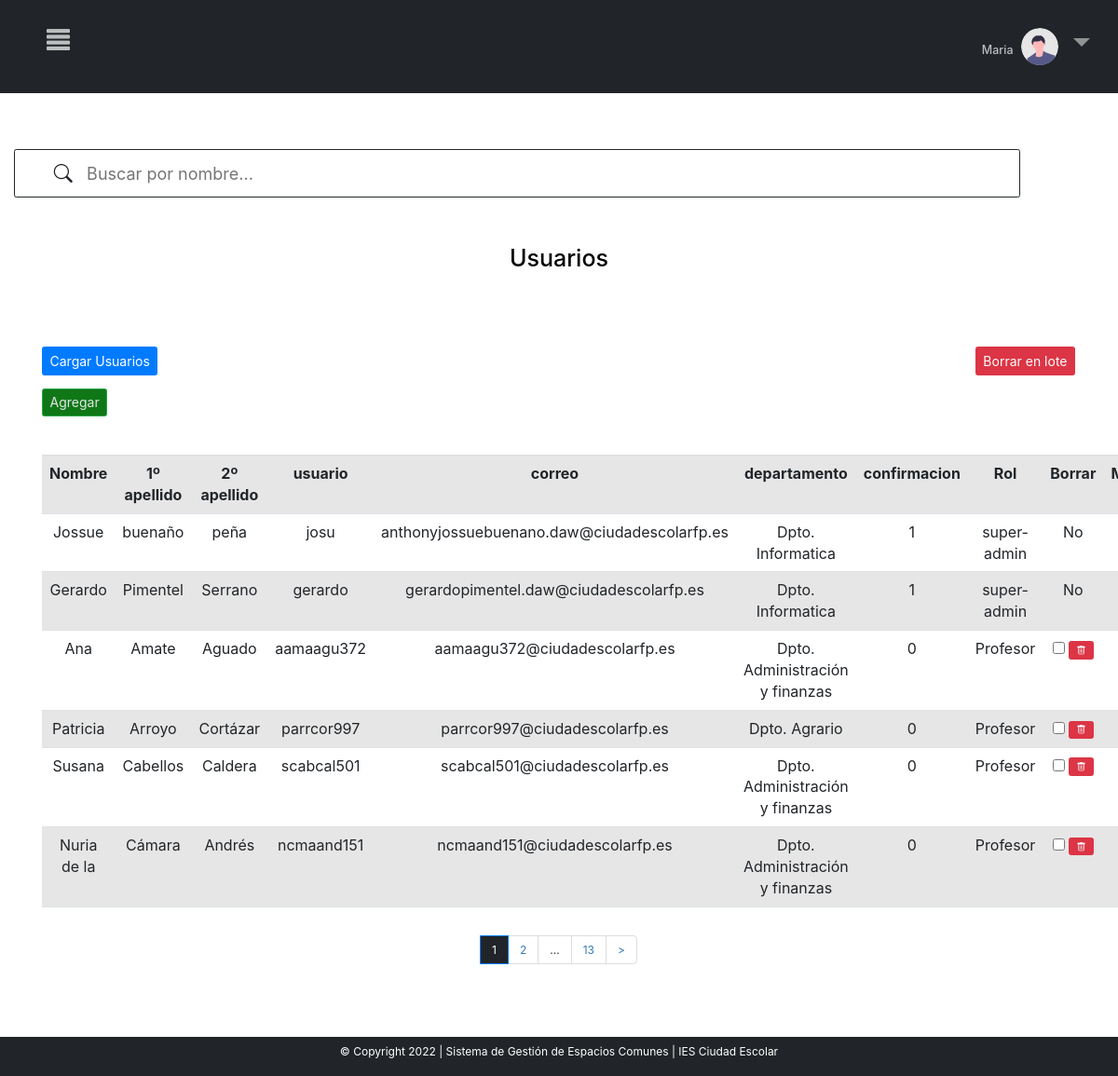
Screenshot of /MVC_proyectofinal/inicio.php?c=crudUsuarios&page=1 (signed in) with the database file from the repository.
### tables this page shows
CREATE TABLE `usuarios` (
  `id` int(11) UNSIGNED NOT NULL,
  `nombre` varchar(150) NOT NULL,
  `correo` varchar(150) NOT NULL,
  `primerApellido` varchar(50) NOT NULL,
  `segundoApellido` varchar(50) NOT NULL,
  `usuario` varchar(50) NOT NULL,
  `puesto` varchar(250) NOT NULL,
  `contra` varchar(150) NOT NULL,
  `confirmacion` tinyint(1) NOT NULL,
  `rol` int(6) UNSIGNED NOT NULL
);

CREATE TABLE `departamentos` (
  `puesto` varchar(250) NOT NULL,
  `departamento` varchar(250) NOT NULL
);

CREATE TABLE `roles` (
  `id` int(6) UNSIGNED NOT NULL,
  `nombre` varchar(30) NOT NULL,
  `crud_roles` tinyint(1) NOT NULL,
  `crud_usuarios` tinyint(1) NOT NULL,
  `crud_aulas` tinyint(1) NOT NULL,
  `crud_reservas` tinyint(1) NOT NULL,
  `crud_grupos` tinyint(1) NOT NULL,
  `crud_festivos` tinyint(1) NOT NULL,
  `estadisticas` tinyint(1) NOT NULL,
  `crud_configuracion` tinyint(1) NOT NULL,
  `crud_departamentos` tinyint(1) NOT NULL
);

### MVC_proyectofinal/controller/controller.php (called while the page is built, shortened)
<?php
require_once ("models/crud.php");
class Control{
    function __construct()
    {
        $this->crud=new Crud();
    }
    function crudUsuarios(){
        include_once ("views/crudUsuarios.php");
    }
}
?>

### MVC_proyectofinal/models/conexion.php (called while the page is built)
<?php
class Conexion{
    public function conexion(){
        try{
            $conexion=new PDO("mysql:host=localhost;dbname=sgec","root","");
            $conexion->setAttribute(PDO::ATTR_ERRMODE,PDO::ERRMODE_EXCEPTION);
            return $conexion;
        }
        catch(PDOException $e){
            echo $e->getMessage();
            return null;
        }
    }
}
?>

### MVC_proyectofinal/models/crud.php (called while the page is built, shortened)
<?php
include("conexion.php");
    ?>
    <?php
class Crud extends Conexion{
    private $conexion;
    function __construct()
    {
        $this->conexion=parent::conexion();
    }
    function crudUsuarios($opc,$iteams_pagina=null,$offset=null){
        if($opc==1){
            $sql="SELECT count(*) FROM usuarios";
            $consulta=$this->conexion->prepare($sql);
            $consulta->execute();
            $count=$consulta->fetch(PDO::FETCH_NUM);
            return $count;
        }
        elseif($opc==2){
            $sql="SELECT usuarios.id, usuarios.nombre as 'Nombre', usuarios.primerApellido as'1º apellido', usuarios.segundoApellido as '2º apellido', usuarios.usuario, usuarios.correo, departamentos.departamento, usuarios.confirmacion, usuarios.rol, roles.nombre as 'Rol'
            FROM usuarios
            INNER JOIN roles
            on usuarios.rol=roles.id
            INNER JOIN departamentos
            on usuarios.puesto=departamentos.puesto
            ORDER BY id ASC LIMIT ".$iteams_pagina." OFFSET ".$offset."";
            $consulta=$this->conexion->prepare($sql);
            $consulta->execute();
            $consult=$consulta->fetchAll(PDO::FETCH_ASSOC);
            $keys=array_keys($consult[0]);
            return array($consult,$keys);
        }
    }
}
?>

### MVC_proyectofinal/views/crudUsuarios.php (the view, shortened to what this page needs)
<html lang="en" style="    overflow-x: hidden;">
<head>
<link rel="stylesheet" href="https://cdn.jsdelivr.net/npm/bootstrap-icons@1.8.1/font/bootstrap-icons.css">
<link rel="stylesheet" href="libs/bootstrap-5.1.3-dist/css/bootstrap.min.css">
    <link rel="stylesheet" href="libs/cssc/login&check.css">
</head>
<body style="font-size:12px !important">
<?php include "menu.php";
$count=$this->crud->crudUsuarios(1);
$iteams_pagina=6;
$total_pages=ceil($count[0]/$iteams_pagina);
$page=0;
if(isset($_GET["page"]) && !empty($_GET["page"])){
    $page=$_GET["page"];
}else{
    $page=1;
}
$offset=($page-1) * $iteams_pagina;
$result=$this->crud->crudUsuarios(2,$iteams_pagina,$offset);
?>
<div class="row" style="margin-top:5%">
<?php include "barraBusquedaUsuarios/barra.php"; ?>
                <div class="col-md-12 ">
                <h1 style="color:black; text-align:center; margin-top:30px;margin-bottom:0%; background-color:white; margin-top:50px" >Usuarios</h1>
<?php
       echo '<div class="container" style="margin-top:80px">
       <div class="row">
                       <div class="col-md-12 ">';
                       echo "<form style='font-size:14px' action='' method='post' >
                            <input class='btn btn-primary' style='font-size:14px' type='submit' name='cargar' value='Cargar Usuarios'>
                            </form>";
        echo "<a href='?c=crudUsuarios&page=".$_GET['page']."&crear=1'><button name='crear' style='font-size:14px; margin-bottom:30px'  class='btn btn-success'> Agregar</button></a>  ";
       echo '<div class="table-responsive-sm">
       <table class="table table-striped bg-white table-hover" style="text-align: center; margin-top:1%">';
        echo "<tr >";
        foreach($result[1] as $indice){
            if($indice=="id"||$indice=="rol"){
            }else{
                echo "<th>".$indice."</th>";
            }
        }
        echo "<th>Borrar</th>";
        echo "<th>Modificar</th>";
        echo "</tr>";
        ?>
<form style='font-size:14px' action="?c=borrarUsuarios&pag=<?php echo $_GET["page"]?>" method="post">
<input type='submit' name='borrar' value='Borrar en lote' class='btn btn-danger' style="    float: right;
    font-size: 14px;
    position: absolute;
    right: 16px;
    top: 0px; " >
<?php
        foreach($result[0] as $indice=>$dato){
            foreach($dato as $x=>$y){
                if($x=="rol"||$x=="id"){
                }else{
                    echo "<td>".$y."</td>";
                }
            }
            ?>
            <?php if($dato["rol"]==1){?>
            <td>No</td>
            <td>No</td>
            <?php  }else{?>
            <td><input type="checkbox" name="eliminar[]" value="<?php echo $dato["id"]?>">
            <a class="dltBtn btn btn-danger" data-id="<?php echo $dato["id"]; ?>" data-page="<?php echo $_GET["page"]; ?>" href="javascript:void(0)"><i class="bi bi-trash"></i></a>
            </td>
            <td><button  title="Modificar" class="btn btn-primary" name="modificar" value="<?php echo $dato["id"] ?>"> <i class="bi bi-pencil-square"></i></button></td>
            <?php }?>
            <?php
            }
        ?>
           </table>
        </div>
        </div>
 <?php
echo "<br>";
?>
<div style="margin-bottom: 100px;
    display: flex;
    justify-content: center">
    <nav aria-label="...">
		<ul class="pagination">
            <li class="page-item active" >
				<?php for($i=0;$i<=$total_pages;$i++):
                    if($i==$_GET["page"]){
                    ?>
                    <a class="page-link" style="color: white!important;
                    background-color: #212529!important;" href="inicio.php?c=crudUsuarios&page=<?php echo $_GET['page']?>"><?php echo $i ?></a>
                    </li>
                    <li class="page-item" style="<?php echo $i==$total_pages ? 'display:none' : '' ?>">
                    <a class="page-link" href="inicio.php?c=crudUsuarios&page=<?php echo $_GET['page']+1?>"><?php echo $i+1 ?></a>
                    <li class="page-item" style="<?php echo $i==$total_pages||$i==($total_pages-1) ? 'display:none' : '' ?>"><a class="page-link">...</a></li>
                    <li class="page-item" style="<?php echo $i==$total_pages||$i==($total_pages-1) ? 'display:none' : '' ?>">
                    <a class="page-link" href="inicio.php?c=crudUsuarios&page=<?php echo $total_pages?>"><?php echo $total_pages ?></a>
				<?php }
                endfor ?>
                    </li>
                <li style="<?php echo $_GET['page']==$total_pages ? 'display:none' : '' ?>">
				<a class="page-link" href="inicio.php?c=crudUsuarios&page=<?php echo $_GET['page']+1?>">></a>
			</li>
		</ul>
    </nav>
</div>
</body>
</html>

### MVC_proyectofinal/inicio.php
<?php
include_once("controller/controller.php");
$control=new Control();
if(!isset($_REQUEST['c'])){
    $control->home();
}else{
    $action=$_REQUEST['c'];
    call_user_func(array($control,$action));
}
?>

### MVC_proyectofinal/views/menu.php (shortened to what this page needs)
<!DOCTYPE html>
<html lang="en" style="    overflow-x: hidden;">
<head>
<link rel="stylesheet" href="https://cdn.jsdelivr.net/npm/bootstrap-icons@1.8.1/font/bootstrap-icons.css">
<link href="https://cdn.jsdelivr.net/npm/bootstrap@5.1.3/dist/css/bootstrap.min.css" rel="stylesheet">
    <link rel="stylesheet" href="libs/bootstrap-5.1.3-dist/css/bootstrap.min.css">
    <link rel="stylesheet" href="libs/css/estilos.css">
<link rel="stylesheet" href="https://maxcdn.bootstrapcdn.com/bootstrap/3.3.7/css/bootstrap.min.css">
</head>
<body style="font-size:12px !important">
<div class="nav">
<span onclick="openNav()" class="menu">
<span class="glyphicon glyphicon-align-justify"></span>
</span>
<li class="nav-item dropdown no-arrow">
        <a class="nav-link dropdown-toggle" id="userDropdown" role="button"
            data-toggle="dropdown" aria-haspopup="true" aria-expanded="false">
            <h5 style="color: rgba(255, 255, 255, 0.7); display:inline-block" ><?php echo $_SESSION['nombre'];?></h5>
            <img class="img-profile rounded-circle" style="width:40px"
                src="libs/img/undraw_profile.svg" alt="avatar">
        </a>
    </li>
</div>
   <div class="footer">
       <p>© Copyright 2022 | Sistema de Gestión de Espacios Comunes | IES Ciudad Escolar</p>
</div>
</body>
</html>

### MVC_proyectofinal/views/barraBusquedaUsuarios/barra.php (shortened to what this page needs)
<html lang="en" style="    overflow-x: hidden;">
<head>
    <link rel="stylesheet" href="libs/bootstrap-5.1.3-dist/css/bootstrap.min.css">
    <link rel="stylesheet" href="libs/css/estilos.css">
    <link rel="stylesheet" href="https://cdn.jsdelivr.net/npm/bootstrap-icons@1.3.0/font/bootstrap-icons.css">
</head>
 <link rel="stylesheet" href="https://maxcdn.bootstrapcdn.com/bootstrap/4.0.0/css/bootstrap.min.css">
<div class="col-12" style="margin-left:15px">
<div class="rounded p-3 barra" style='border: 1px solid  #212529;'>
<i class="bi bi-search" style="font-size: 20px;padding-right: 10px;margin-left:3%;"></i>
<input type="text" id="search" placeholder="Buscar por nombre..."  style="width: 80%; font-size:18px; border:none"/>
</div>
</div>

### MVC_proyectofinal/libs/css/estilos.css (style rules this page uses)
.nav { text-align: center; }
.nav>li>a { background:none !important; font-size:30px !important }
.nav-link { color:#375458 }
th { text-align: center !important; }
li.page-item.active a.page-link { background-color: #1A3C40 !important; color:#708588 !important }
.btn.btn-success { background-color: #107717; color:#E2E7E7 }
.active, .accordion:hover { background-color: #ccc; }

### MVC_proyectofinal/views/menu.php (style rules this page uses)
body { overflow-x: hidden; }
.nav { display: flex; flex-direction: row; justify-content: center; width: 100%; background-color: #212529; padding: 20px; color: rgba(255, 255, 255, 0.5); }
li.nav-item { float: right; right: 0px; top: 0px; position: absolute !important; margin: 15px; }
.menu { position: absolute; top: 30px; left: 20px; margin:0px 15px !important; color: rgba(255, 255, 255, 0.7) !important }
.footer { background-color: #212529; position:fixed; bottom:0px; left:0px; right:0px; padding:7px; text-align:center; z-index:4; color:white; margin-top: 5% !important; }
@media only screen 
        and (min-device-width: 320px) 
        and (max-device-width: 812px) { .nav { padding:50px } }
.glyphicon { position: relative; top: 0px !important; margin-left: 15px; font-size: 25px; display: inline-block; font-family: 'Glyphicons Halflings'; font-style: normal; font-weight: 400; line-height: 1; -webkit-font-smoothing: antialiased; -moz-osx-font-smoothing: grayscale; }
body { font-family: "Lato", sans-serif; }
.dropdown { position: relative; display: inline-block; }

### MVC_proyectofinal/views/barraBusquedaUsuarios/barra.php (style rules this page uses)
.active, .accordion:hover { background-color: white; }
@media screen 
        and (min-device-width: 320px) 
        and (max-device-width: 812px) 
        and (-webkit-min-device-pixel-ratio: 1) { .barra { width: 90% !important; } }

### rows the page displays
usuarios: nombre "Jossue", primerApellido "buenaño", segundoApellido "peña", usuario "josu", correo "anthonyjossuebuenano.daw@ciudadescolarfp.es", departamentos.departamento "Dpto. Informatica", confirmacion "1", rol.nombre "super-admin", shows "No"
usuarios: nombre "Gerardo", primerApellido "Pimentel", segundoApellido "Serrano", usuario "gerardo", correo "gerardopimentel.daw@ciudadescolarfp.es", departamentos.departamento "Dpto. Informatica", confirmacion "1", rol.nombre "super-admin", shows "No"
usuarios: nombre "Ana", primerApellido "Amate", segundoApellido "Aguado", usuario "aamaagu372", correo "aamaagu372@ciudadescolarfp.es", departamentos.departamento "Dpto. Administración y finanzas", confirmacion "0", rol.nombre "Profesor"
usuarios: nombre "Patricia", primerApellido "Arroyo", segundoApellido "Cortázar", usuario "parrcor997", correo "parrcor997@ciudadescolarfp.es", departamentos.departamento "Dpto. Agrario", confirmacion "0", rol.nombre "Profesor"
usuarios: nombre "Susana", primerApellido "Cabellos", segundoApellido "Caldera", usuario "scabcal501", correo "scabcal501@ciudadescolarfp.es", departamentos.departamento "Dpto. Administración y finanzas", confirmacion "0", rol.nombre "Profesor"
usuarios: nombre "Nuria de la", primerApellido "Cámara", segundoApellido "Andrés", usuario "ncmaand151", correo "ncmaand151@ciudadescolarfp.es", departamentos.departamento "Dpto. Administración y finanzas", confirmacion "0", rol.nombre "Profesor"

### other values shown
$_SESSION['nombre'] "Maria"
$indice "Nombre"
$indice "1º apellido"
$indice "2º apellido"
$indice "usuario"
$indice "correo"
$indice "departamento"
$indice "confirmacion"
$indice "Rol"
$total_pages "13"
